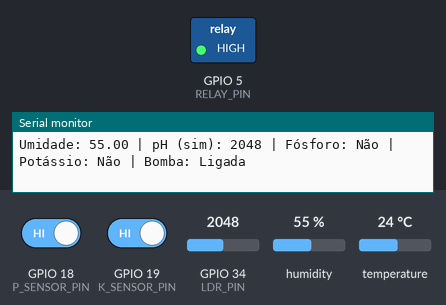
Recording of a sketch running on a simulated ESP32. Shown: switched loads named in the sketch (green lamp = pin HIGH), the last lines printed to the serial monitor. Inputs (shaded band) come from the test bench; at power-on: GPIO 18 (P_SENSOR_PIN) HIGH, GPIO 19 (K_SENSOR_PIN) HIGH, humidity 55 %, GPIO 34 (LDR_PIN) = 2048, temperature 24 °C.

Above: at 3.8 s.
3.9 s: GPIO 18 (P_SENSOR_PIN) driven LOW
10.5 s: GPIO 19 (K_SENSOR_PIN) driven LOW
At 13.5 s:
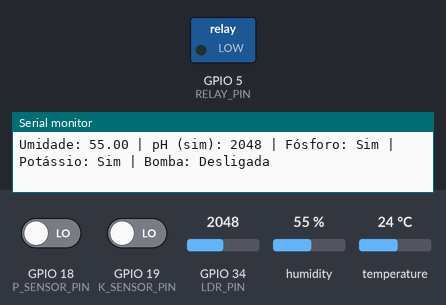
14.4 s: humidity set to 51 %
18.3 s: humidity set to 48 %
At 22.3 s:
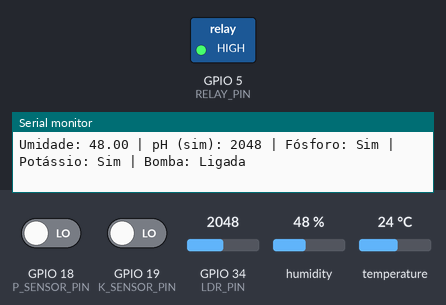
25.5 s: humidity set to 68 %
At 27.4 s:
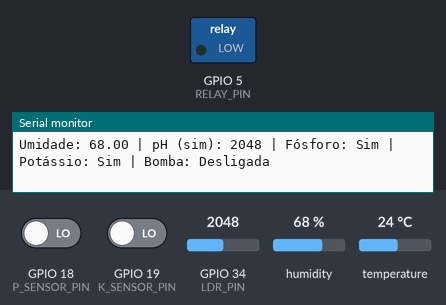
29.4 s: humidity set to 22 %
At 31.1 s:
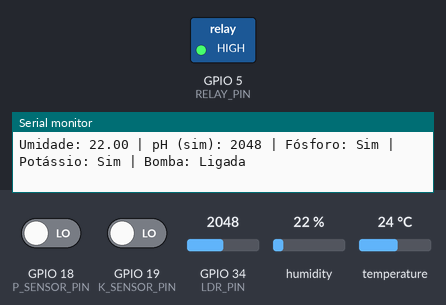
Timing chart, 0 to 32.6 s (numbered marks = the images above; inputs shaded):
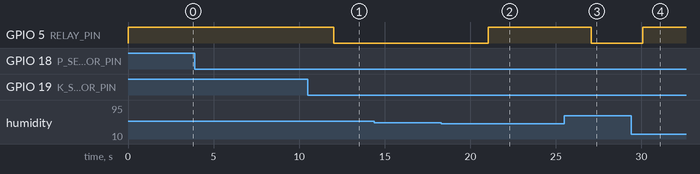

The sketch:

main.ino
```cpp
#include <DHT.h>

#define DHTPIN 15
#define DHTTYPE DHT22
DHT dht(DHTPIN, DHTTYPE);

#define LDR_PIN 34
#define P_SENSOR_PIN 18
#define K_SENSOR_PIN 19
#define RELAY_PIN 5

void setup() {
  Serial.begin(115200);
  dht.begin();

  pinMode(P_SENSOR_PIN, INPUT_PULLUP);
  pinMode(K_SENSOR_PIN, INPUT_PULLUP);
  pinMode(RELAY_PIN, OUTPUT);
}

void loop() {
  float humidity = dht.readHumidity();
  int ldrValue = analogRead(LDR_PIN);
  bool fosforo = digitalRead(P_SENSOR_PIN) == LOW;
  bool potassio = digitalRead(K_SENSOR_PIN) == LOW;

  bool irrigar = humidity < 50 || !fosforo || !potassio || ldrValue < 500;
  digitalWrite(RELAY_PIN, irrigar ? HIGH : LOW);

  Serial.print("Umidade: "); Serial.print(humidity);
  Serial.print(" | pH (sim): "); Serial.print(ldrValue);
  Serial.print(" | Fósforo: "); Serial.print(fosforo ? "Sim" : "Não");
  Serial.print(" | Potássio: "); Serial.print(potassio ? "Sim" : "Não");
  Serial.print(" | Bomba: "); Serial.println(irrigar ? "Ligada" : "Desligada");

  delay(3000);
}
```

Measured:
- the behaviour switches between 50 and 49 % on humidity (found by bisection; images 1 and 2)
- after the input at 10.5 s, GPIO 5 (RELAY_PIN): HIGH → LOW after 1.5 s
- after the input at 18.3 s, GPIO 5 (RELAY_PIN): LOW → HIGH after 2.8 s
- after the input at 25.5 s, GPIO 5 (RELAY_PIN): HIGH → LOW after 1.6 s
- after the input at 29.4 s, GPIO 5 (RELAY_PIN): LOW → HIGH after 0.68 s
